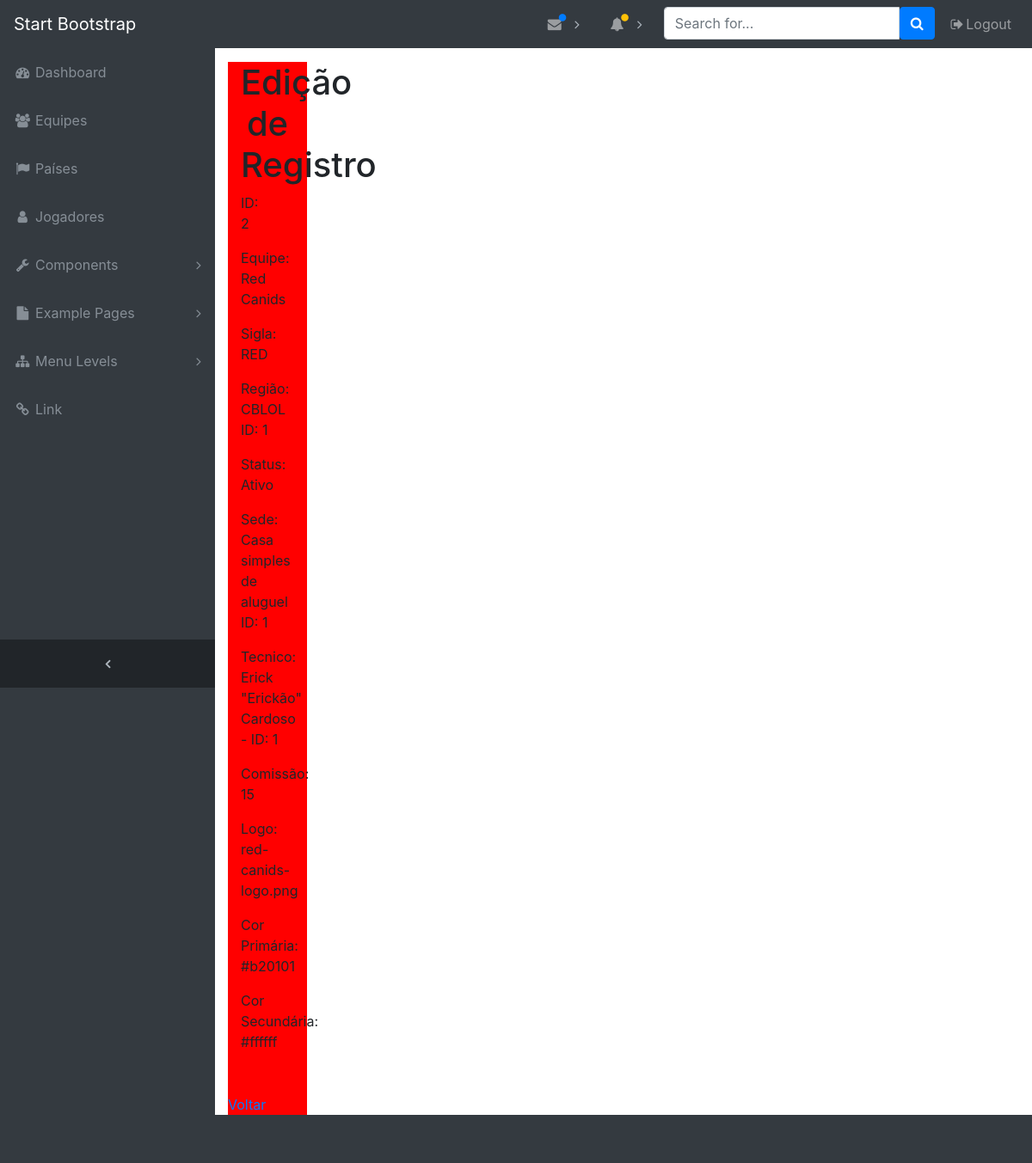
Page /index.php/equipe/view/2 on the committed database.
### tables this page shows
CREATE TABLE IF NOT EXISTS `equipe` (
  `id` INT NOT NULL AUTO_INCREMENT,
  `nome` VARCHAR(45) NOT NULL,
  `sigla` VARCHAR(10) NOT NULL,
  `regiao_id` INT NOT NULL,
  `status` VARCHAR(45) NOT NULL,
  `pais_id` INT NOT NULL,
  `sede_id` INT NOT NULL,
  `tecnico_id` INT NOT NULL,
  `qtd_comissao` INT NOT NULL,
  `logo` VARCHAR(45) NOT NULL,
  `cor_primaria` VARCHAR(45) NOT NULL,
  `cor_secundaria` VARCHAR(45) NOT NULL,
  PRIMARY KEY (`id`, `regiao_id`, `pais_id`, `sede_id`, `tecnico_id`),
  INDEX `fk_equipe_regiao1_idx` (`regiao_id` ASC),
  INDEX `fk_equipe_pais1_idx` (`pais_id` ASC),
  INDEX `fk_equipe_sede1_idx` (`sede_id` ASC),
  INDEX `fk_equipe_tecnico1_idx` (`tecnico_id` ASC),
  CONSTRAINT `fk_equipe_regiao1`
    FOREIGN KEY (`regiao_id`)
    REFERENCES `regiao` (`id`)
    ON DELETE NO ACTION
    ON UPDATE NO ACTION,
  CONSTRAINT `fk_equipe_pais1`
    FOREIGN KEY (`pais_id`)
    REFERENCES `pais` (`id`)
    ON DELETE NO ACTION
    ON UPDATE NO ACTION,
  CONSTRAINT `fk_equipe_sede1`
    FOREIGN KEY (`sede_id`)
    REFERENCES `sede` (`id`)
    ON DELETE NO ACTION
    ON UPDATE NO ACTION,
  CONSTRAINT `fk_equipe_tecnico1`
    FOREIGN KEY (`tecnico_id`)
    REFERENCES `tecnico` (`id`)
    ON DELETE NO ACTION
    ON UPDATE NO ACTION);

CREATE TABLE IF NOT EXISTS `regiao` (
  `id` INT NOT NULL AUTO_INCREMENT,
  `nome` VARCHAR(45) NOT NULL,
  `sigla` VARCHAR(10) NOT NULL,
  PRIMARY KEY (`id`));

CREATE TABLE IF NOT EXISTS `sede` (
  `id` INT NOT NULL AUTO_INCREMENT,
  `nome` VARCHAR(45) NOT NULL,
  `capacidade` INT NOT NULL,
  `ambiente` INT NOT NULL,
  `estrutura` INT NOT NULL,
  `valor` DECIMAL(10,2) NOT NULL,
  PRIMARY KEY (`id`));

CREATE TABLE IF NOT EXISTS `tecnico` (
  `id` INT NOT NULL AUTO_INCREMENT,
  `nome` VARCHAR(45) NOT NULL,
  `nick` VARCHAR(45) NOT NULL,
  `sobrenome` VARCHAR(45) NOT NULL,
  `valor` INT NOT NULL,
  PRIMARY KEY (`id`));

### application/controllers/Equipe.php (called while the page is built, shortened)
<?php
class Equipe extends CI_Controller {
	public function view($id = null){
		if ($id) {
			$equipes = $this->m_equipes->get_equipes($id);
			$status_equipe = array(
				1 => 'Ativo',
				2 => 'Inativo'
			);
			if ($equipes->num_rows() > 0 ) {
				$variaveis['titulo'] = 'Edição de Registro';
				$variaveis['id'] = $equipes->row()->id;
				$variaveis['nome'] = $equipes->row()->nome;
				$variaveis['sigla'] = $equipes->row()->sigla;
				$variaveis['regiao'] = $equipes->row()->regiao_id;
				$variaveis['pais'] = $equipes->row()->pais_id;
				$variaveis['status'] = $equipes->row()->status;
				$variaveis['sede'] = $equipes->row()->sede_id;
				$variaveis['tecnico'] = $equipes->row()->tecnico_id;
				$variaveis['comissao'] = $equipes->row()->qtd_comissao;
				$variaveis['logo'] = $equipes->row()->logo;
				$variaveis['cor_primaria'] = $equipes->row()->cor_primaria;
				$variaveis['cor_secundaria'] = $equipes->row()->cor_secundaria;
				$variaveis['paises'] = $this->m_paises->get_paises();
				$variaveis['regioes'] = $this->m_base->get_regioes();
				$variaveis['sedes'] = $this->m_base->get_sedes();
				$variaveis['tecnicos'] = $this->m_base->get_tecnicos();
				$variaveis['status_equipe'] = $status_equipe;
				$variaveis['conteudo'] = $this->load->view('equipe/v_equipe_view', $variaveis,true);
				$this->load->view('template/template', $variaveis);
			} else {
				$variaveis['mensagem'] = "Registro não encontrado." ;
				$this->load->view('errors/html/v_erro', $variaveis);
			}
		}
	}
}

### index.php (called while the page is built, shortened)
<?php
require_once BASEPATH.'core/CodeIgniter.php';

### application/models/M_equipes.php (called while the page is built, shortened)
<?php
class M_equipes extends CI_Model {
	public function get_equipes($id = null){
		if ($id) {
			$this->db->where('id', $id);
		}
		$this->db->order_by("id", 'desc');
		return $this->db->get('equipe');
	}
}

### application/models/M_base.php (called while the page is built, shortened)
<?php
class M_base extends CI_Model {
	public function get_regioes($id = null){
		$this->db->order_by("id", 'desc');
		return $this->db->get('regiao');
    }
    public function get_sedes($id = null){
		$this->db->order_by("id", 'desc');
		return $this->db->get('sede');
    }
    public function get_tecnicos($id = null){
		$this->db->order_by("id", 'desc');
		return $this->db->get('tecnico');
	}
}

### application/views/equipe/v_equipe_view.php (the view, shortened to what this page needs)
<div style="height:100%; width:10%; background-color:red;">
	<div class="container">
		<h1 class="text-center"><?= $titulo ?></h1>
		</div>
		<div class="col-md-6 col-md-offset-3">
			<div class="row">
                    <div class="row">
						<?php echo '<p>ID: '.$id.'</p>'; ?>
					</div>
					<div class="row">
						<?php echo '<p>Equipe: '.$nome.'</p>'; ?>
					</div>
					<div class="row">
						<?php echo '<p>Sigla: '.$sigla.'</p>'; ?>
					</div>
                    <div class="row">
                    <?php
						foreach($regioes -> result() as $r_s){
								if ($r_s->id == $regiao){
									echo '<p>Região: '.$r_s->sigla.' ID: '.$r_s->id.'</p>';
								}
						}
						?>
                    </div>
                    <div class="row">
						<?php echo '<p>Status: '.$status.'</p>'; ?>
					</div>
                    <div class="row">
                    <?php
						foreach($sedes -> result() as $s_s){
								if ($s_s->id == $sede){
									echo '<p>Sede: '.$s_s->nome.' ID: '.$s_s->id.'</p>';
								}
						}
						?>
                    </div>
                    <div class="row">
                    <?php
						foreach($tecnicos -> result() as $t_s){
								if ($t_s->id == $tecnico){
									echo '<p>Tecnico: '.$t_s->nome.' "'.$t_s->nick.'" '.$t_s->sobrenome.' - ID: '.$t_s->id.'</p>';
								}
						}
						?>
                    </div>
                    <div class="row">
						<?php echo '<p>Comissão: '.$comissao.'</p>'; ?>
					</div>
					<div class="row">
						<?php echo '<p>Logo: '.$logo.'</p>'; ?>
					</div>
                    <div class="row">
						<?php echo '<p>Cor Primária: '.$cor_primaria.'</p>'; ?>
					</div>
                    <div class="row">
						<?php echo '<p>Cor Secundária: '.$cor_secundaria.'</p>'; ?>
					</div>
				</div>
			</div>
			<div class="row"><hr></div>
			<div class="row">
				<?= anchor('index.php/equipe', 'Voltar') ?>
			</div>
		</div>

### application/views/template/template.php (shortened to what this page needs)
<!DOCTYPE html>
<html lang="en">
<head>
  <link rel="stylesheet" href="https://maxcdn.bootstrapcdn.com/bootstrap/4.0.0-beta.2/css/bootstrap.min.css">
  <?php
        echo '<link href="'.site_url().'assets/font-awesome/css/font-awesome.min.css" rel="stylesheet" type="text/css">';
        echo '<link href="'.site_url().'assets/datatables/dataTables.bootstrap4.css" rel="stylesheet">';
        echo '<link href="'.site_url().'assets/css/sb-admin.css" rel="stylesheet">';
        echo '<link href="'.site_url().'assets/css/style.css" rel="stylesheet">';
  ?>
</head>
<body class="fixed-nav sticky-footer bg-dark" id="page-top">
  <nav class="navbar navbar-expand-lg navbar-dark bg-dark fixed-top" id="mainNav">
    <a class="navbar-brand" href="index.html">Start Bootstrap</a>
    <div class="collapse navbar-collapse" id="navbarResponsive">
      <ul class="navbar-nav navbar-sidenav" id="exampleAccordion">
        <li class="nav-item" data-toggle="tooltip" data-placement="right" title="Dashboard">
          <?php echo '<a class="nav-link" href="'.site_url().'index.php">'; ?>
            <i class="fa fa-fw fa-dashboard"></i>
            <span class="nav-link-text">Dashboard</span>
          </a>
        </li>
        <li class="nav-item" data-toggle="tooltip" data-placement="right" title="Charts">
          <?php echo '<a class="nav-link" href="'.site_url().'index.php/equipe">'; ?>
            <i class="fa fa-fw fa-users "></i>
            <span class="nav-link-text">Equipes</span>
          </a>
        </li>
        <li class="nav-item" data-toggle="tooltip" data-placement="right" title="Tables">
          <?php echo '<a class="nav-link" href="'.site_url().'index.php/pais">'; ?>
            <i class="fa fa-fw fa-flag"></i>
            <span class="nav-link-text">Países</span>
          </a>
        </li>
        <li class="nav-item" data-toggle="tooltip" data-placement="right" title="Tables">
          <?php echo '<a class="nav-link" href="'.site_url().'index.php/jogador">'; ?>
            <i class="fa fa-fw fa-user"></i>
            <span class="nav-link-text">Jogadores</span>
          </a>
        </li>
        <li class="nav-item" data-toggle="tooltip" data-placement="right" title="Components">
          <a class="nav-link nav-link-collapse collapsed" data-toggle="collapse" href="#collapseComponents" data-parent="#exampleAccordion">
            <i class="fa fa-fw fa-wrench"></i>
            <span class="nav-link-text">Components</span>
          </a>
        </li>
        <li class="nav-item" data-toggle="tooltip" data-placement="right" title="Example Pages">
          <a class="nav-link nav-link-collapse collapsed" data-toggle="collapse" href="#collapseExamplePages" data-parent="#exampleAccordion">
            <i class="fa fa-fw fa-file"></i>
            <span class="nav-link-text">Example Pages</span>
          </a>
        </li>
        <li class="nav-item" data-toggle="tooltip" data-placement="right" title="Menu Levels">
          <a class="nav-link nav-link-collapse collapsed" data-toggle="collapse" href="#collapseMulti" data-parent="#exampleAccordion">
            <i class="fa fa-fw fa-sitemap"></i>
            <span class="nav-link-text">Menu Levels</span>
          </a>
        </li>
        <li class="nav-item" data-toggle="tooltip" data-placement="right" title="Link">
          <a class="nav-link" href="#">
            <i class="fa fa-fw fa-link"></i>
            <span class="nav-link-text">Link</span>
          </a>
        </li>
      </ul>
      <ul class="navbar-nav sidenav-toggler">
        <li class="nav-item">
          <a class="nav-link text-center" id="sidenavToggler">
            <i class="fa fa-fw fa-angle-left"></i>
          </a>
        </li>
      </ul>
      <ul class="navbar-nav ml-auto">
        <li class="nav-item dropdown">
          <a class="nav-link dropdown-toggle mr-lg-2" id="messagesDropdown" href="#" data-toggle="dropdown" aria-haspopup="true" aria-expanded="false">
            <i class="fa fa-fw fa-envelope"></i>
            <span class="indicator text-primary d-none d-lg-block">
              <i class="fa fa-fw fa-circle"></i>
            </span>
          </a>
        </li>
        <li class="nav-item dropdown">
          <a class="nav-link dropdown-toggle mr-lg-2" id="alertsDropdown" href="#" data-toggle="dropdown" aria-haspopup="true" aria-expanded="false">
            <i class="fa fa-fw fa-bell"></i>
            <span class="indicator text-warning d-none d-lg-block">
              <i class="fa fa-fw fa-circle"></i>
            </span>
          </a>
        </li>
        <li class="nav-item">
          <form class="form-inline my-2 my-lg-0 mr-lg-2">
            <div class="input-group">
              <input class="form-control" type="text" placeholder="Search for...">
              <span class="input-group-btn">
                <button class="btn btn-primary" type="button">
                  <i class="fa fa-search"></i>
                </button>
              </span>
            </div>
          </form>
        </li>
        <li class="nav-item">
          <a class="nav-link" data-toggle="modal" data-target="#exampleModal">
            <i class="fa fa-fw fa-sign-out"></i>Logout</a>
        </li>
      </ul>
    </div>
  </nav>
  <div style="position: fixed; bottom: 0; width: 100%; height:56px; background-color: #343a40; z-index: 1">
  </div>
  <div class="content-wrapper">
    <div class="container-fluid">
        <?php echo $conteudo;?>
    </div>
  </div>
</body>
</html>

### assets/css/sb-admin.css (style rules this page uses)
html { position: relative; min-height: 100%; }
body { overflow-x: hidden; }
body.sticky-footer { margin-bottom: 56px; }
body.sticky-footer .content-wrapper { min-height: calc(100vh - 56px - 56px); }
body.fixed-nav { padding-top: 56px; }
.content-wrapper { min-height: calc(100vh - 56px); padding-top: 1rem; }
#mainNav .navbar-collapse { overflow: auto; max-height: 75vh; }
#mainNav .navbar-collapse .navbar-nav .nav-item .nav-link { cursor: pointer; }
#mainNav .navbar-collapse .navbar-sidenav .nav-link-collapse:after { float: right; content: '\f107'; font-family: 'FontAwesome'; }
#mainNav .navbar-collapse .navbar-sidenav .nav-link-collapse.collapsed:after { content: '\f105'; }
#mainNav .navbar-collapse .sidenav-toggler { display: none; }
#mainNav .navbar-collapse .navbar-nav > .nav-item.dropdown > .nav-link { position: relative; min-width: 45px; }
#mainNav .navbar-collapse .navbar-nav > .nav-item.dropdown > .nav-link:after { float: right; width: auto; content: '\f105'; border: none; font-family: 'FontAwesome'; }
#mainNav .navbar-collapse .navbar-nav > .nav-item.dropdown > .nav-link .indicator { position: absolute; top: 5px; left: 21px; font-size: 10px; }
@media (min-width: 992px) { #mainNav .navbar-brand { width: 250px; } }
@media (min-width: 992px) { #mainNav .navbar-collapse { overflow: visible; max-height: none; } }
@media (min-width: 992px) { #mainNav .navbar-collapse .navbar-sidenav { position: absolute; top: 0; left: 0; overflow-x: hidden; overflow-y: auto; -webkit-flex-direction: column; -ms-flex-direction: column; flex-direction: column; margin-top: 56px; } }
@media (min-width: 992px) { #mainNav .navbar-collapse .navbar-sidenav > .nav-item { width: 250px; padding: 0; } }
@media (min-width: 992px) { #mainNav .navbar-collapse .navbar-sidenav > .nav-item > .nav-link { padding: 1em; } }
@media (min-width: 992px) { #mainNav .navbar-collapse .navbar-nav > .nav-item.dropdown > .nav-link { min-width: 0; } }
@media (min-width: 992px) { #mainNav .navbar-collapse .navbar-nav > .nav-item.dropdown > .nav-link:after { width: 24px; text-align: center; } }
#mainNav.fixed-top .sidenav-toggler { display: none; }
@media (min-width: 992px) { #mainNav.fixed-top .navbar-sidenav { height: calc(100vh - 112px); } }
@media (min-width: 992px) { #mainNav.fixed-top .sidenav-toggler { position: absolute; top: 0; left: 0; display: flex; overflow-x: hidden; overflow-y: auto; -webkit-flex-direction: column; -ms-flex-direction: column; flex-direction: column; margin-top: calc(100vh - 56px); } }
@media (min-width: 992px) { #mainNav.fixed-top .sidenav-toggler > .nav-item { width: 250px; padding: 0; } }
@media (min-width: 992px) { #mainNav.fixed-top .sidenav-toggler > .nav-item > .nav-link { padding: 1em; } }
#mainNav.fixed-top.navbar-dark .sidenav-toggler { background-color: #212529; }
#mainNav.fixed-top.navbar-dark .sidenav-toggler a i { color: #adb5bd; }
.content-wrapper { overflow-x: hidden; background: white; }
@media (min-width: 992px) { .content-wrapper { margin-left: 250px; } }
#sidenavToggler i { font-weight: 800; }
#mainNav.navbar-dark .navbar-collapse .navbar-sidenav .nav-link-collapse:after { color: #868e96; }
#mainNav.navbar-dark .navbar-collapse .navbar-sidenav > .nav-item > .nav-link { color: #868e96; }
#mainNav.navbar-dark .navbar-collapse .navbar-nav > .nav-item.dropdown > .nav-link:after { color: #adb5bd; }
@media (min-width: 992px) { #mainNav.navbar-dark .navbar-collapse .navbar-sidenav { background: #343a40; } }

### assets/css/style.css (style rules this page uses)
.row { margin-left:0px; margin-right:0px; }

### rows in the picture
equipe: id "2", nome "Red Canids", sigla "RED", status "Ativo", qtd_comissao "15", logo "red-canids-logo.png", cor_primaria "#b20101", cor_secundaria "#ffffff"
regiao: sigla "CBLOL", id "1"
sede: nome "Casa simples de aluguel", id "1"
tecnico: nome "Erick", nick "Erickão", sobrenome "Cardoso", id "1"

### other values in the picture
$titulo "Edição de Registro"
anchor('index.php/equipe', 'Voltar') "Voltar"
